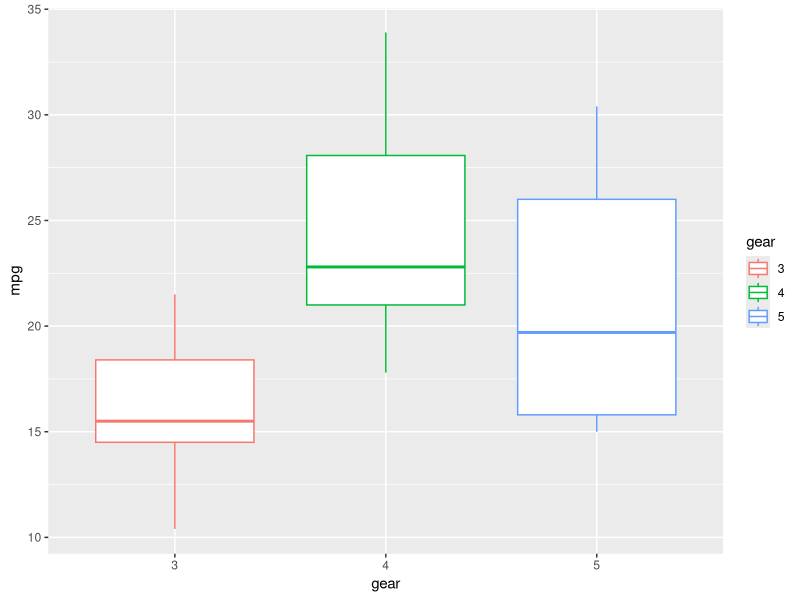
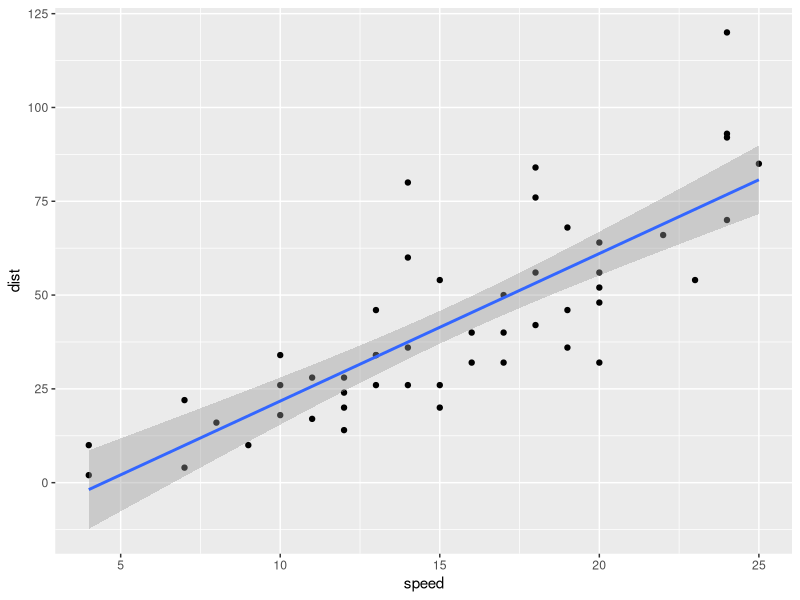
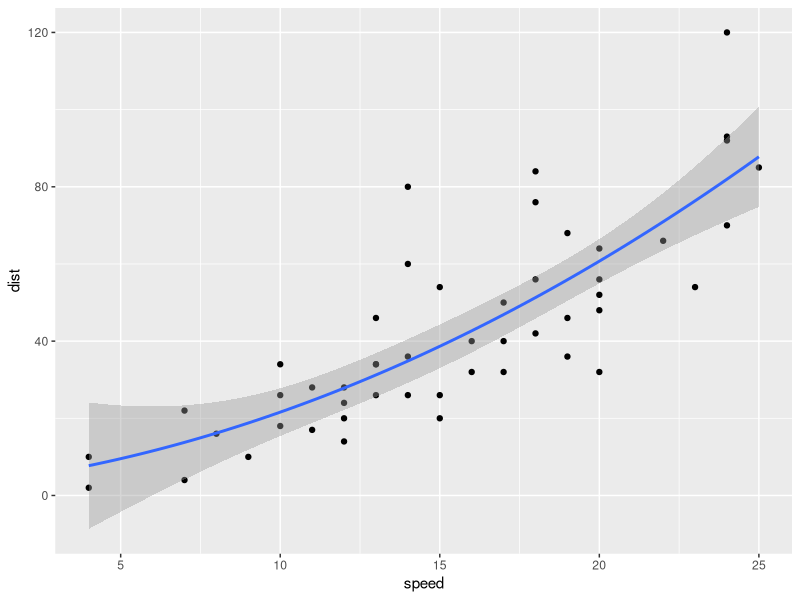

The R source for these figures, in order:
## ---- chunk 1
knitr::opts_chunk$set(echo = TRUE)
## ---- chunk 2

sum(5:55)
## ---- chunk 3

sumfun <- function(n) {
  
  s <- sum(5:n)
  return(s)
  
} 

sumfun(10)
sumfun(20)
sumfun(100)

## ---- chunk 4
Fibonacci <- function(n) {
    res <- numeric(n)
    if (n == 2) {
    res[c(1,2)] <- 1
    return(res) }
    else if (n == 1) {
    res[1] <- 1
    return(res) }
    else if (n > 2) {
    res[c(1,2)] <- 1
    
    for (i in 3:n) {
    res[i] <- res[i-1] + res[i-2]
    }
    return(res)
}
    
}

Fibonacci(12)

## ---- chunk 5
library(ggplot2)
mtcars$gear <- as.factor(mtcars$gear)

ggplot(mtcars, aes(x=gear, y=mpg, color=gear)) +
  geom_boxplot()




## ---- chunk 6
summary(lm(dist ~ speed, data = cars))

## ---- chunk 7
library(ggplot2)

ggplot(cars,aes(x=speed, y=dist)) + geom_point() + geom_smooth(method='lm', formula= y~x)

## ---- chunk 8
#distance = d1 + d2
#d1 = reaction * speed
#d2 = speed^2 * b
 
#distance ~ speed * reaction + b*(speed^2) + c
#dist ~ poly(speed,2)

summary(lm(dist ~ poly(speed,2), data=cars))

ggplot(cars,aes(x=speed, y=dist)) + geom_point() + geom_smooth(method='lm', formula= y~poly(x,2))
